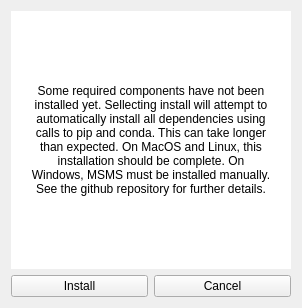
<?xml version="1.0" encoding="UTF-8"?>
<ui version="4.0">
 <class>Form</class>
 <widget class="QWidget" name="Form">
  <property name="geometry">
   <rect>
    <x>0</x>
    <y>0</y>
    <width>292</width>
    <height>308</height>
   </rect>
  </property>
  <property name="windowTitle">
   <string notr="true">PyVOL Installation</string>
  </property>
  <layout class="QVBoxLayout" name="verticalLayout">
   <item>
    <widget class="QLabel" name="label">
     <property name="sizePolicy">
      <sizepolicy hsizetype="MinimumExpanding" vsizetype="MinimumExpanding">
       <horstretch>0</horstretch>
       <verstretch>0</verstretch>
      </sizepolicy>
     </property>
     <property name="minimumSize">
      <size>
       <width>280</width>
       <height>60</height>
      </size>
     </property>
     <property name="styleSheet">
      <string notr="true">background-color: white;color:black; padding: 20px</string>
     </property>
     <property name="text">
      <string notr="true">Some required components have not been installed yet. Sellecting install will attempt to automatically install all dependencies using calls to pip and conda. This can take longer than expected. On MacOS and Linux, this installation should be complete. On Windows, MSMS must be installed manually. See the github repository for further details.</string>
     </property>
     <property name="textFormat">
      <enum>Qt::PlainText</enum>
     </property>
     <property name="alignment">
      <set>Qt::AlignCenter</set>
     </property>
     <property name="wordWrap">
      <bool>true</bool>
     </property>
    </widget>
   </item>
   <item>
    <layout class="QHBoxLayout" name="horizontalLayout">
     <item>
      <widget class="QPushButton" name="button_install">
       <property name="text">
        <string notr="true">Install</string>
       </property>
      </widget>
     </item>
     <item>
      <widget class="QPushButton" name="button_close">
       <property name="text">
        <string notr="true">Cancel</string>
       </property>
      </widget>
     </item>
    </layout>
   </item>
  </layout>
 </widget>
 <resources/>
 <connections/>
</ui>
